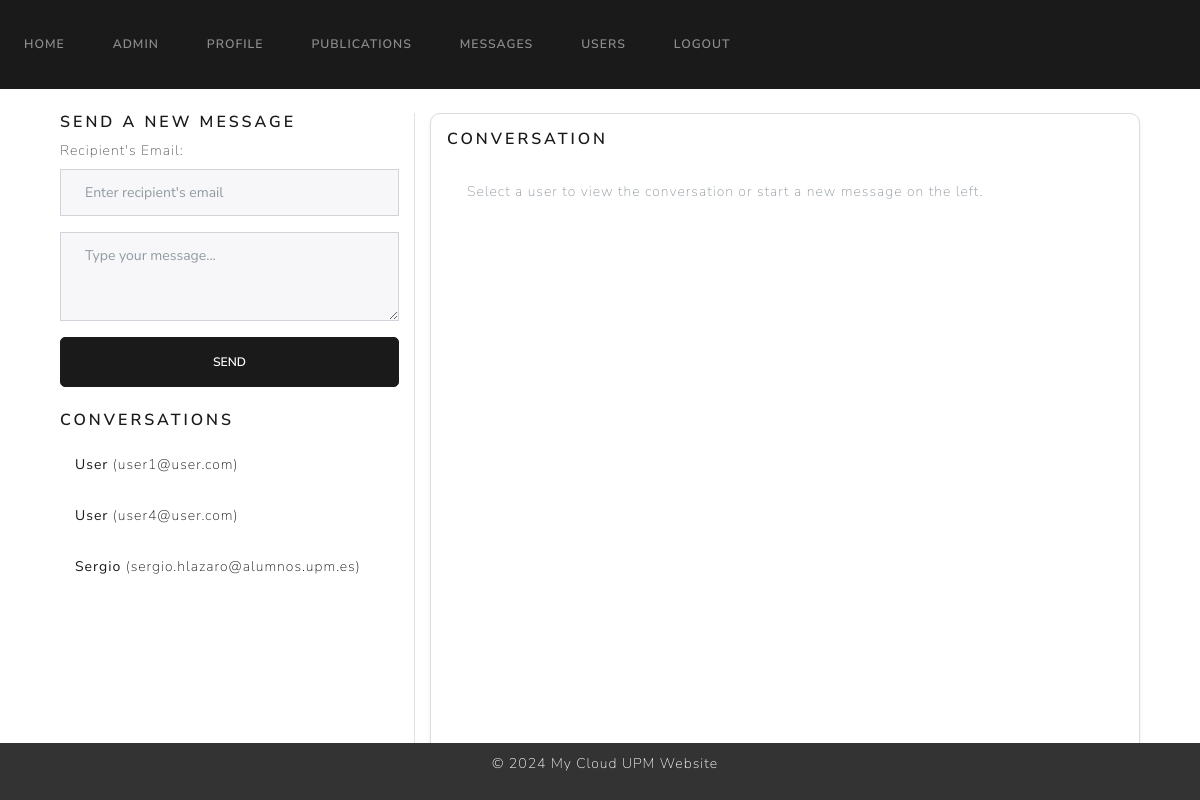
/messages (signed in), run on an earlier commit of the app's database.
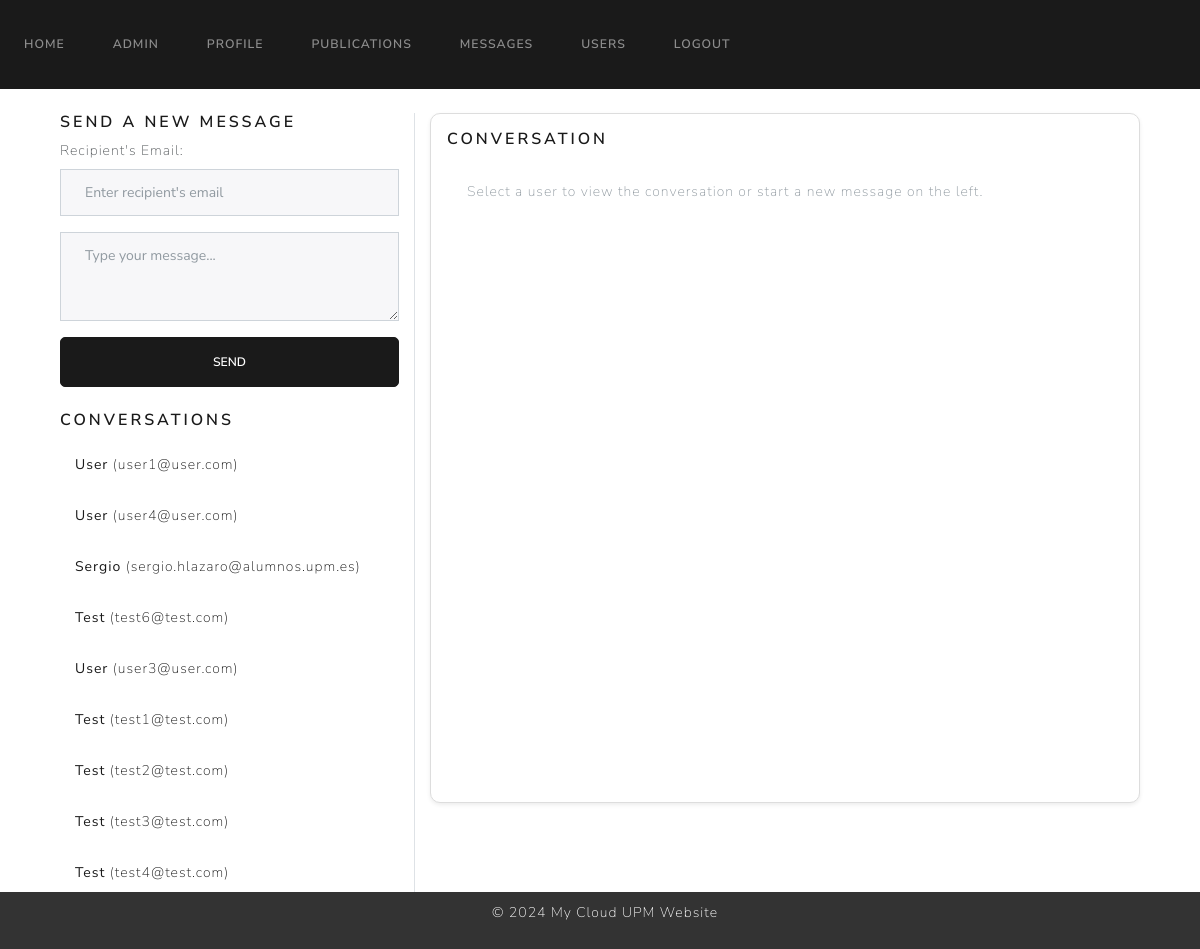
And on a later commit of the database.
### website/models.py (models this page shows)
class User(UserMixin, db.Model):
    id = db.Column(db.Integer, primary_key=True)
    name = db.Column(db.String(100), unique=False, nullable=False)
    surname = db.Column(db.String(100), unique=False, nullable=False)
    email = db.Column(db.String(100), unique=True, nullable=False)
    password = db.Column(db.String(100), nullable=False)
    bio = db.Column(db.Text, default="This is my bio.")  # Bio field
    role = db.Column(db.Integer, nullable=False, default=1)  # 0 para admin, 1 para usuario regular
    is_blocked = db.Column(db.Boolean, nullable=False, default=False)  # Nuevo campo para indicar si el usuario está bloqueado
    profile_pic = db.Column(db.String(150), default='default.jpg')
    twitter = db.Column(db.String(255), nullable=True)    # Twitter URL
    linkedin = db.Column(db.String(255), nullable=True)   # LinkedIn URL
    publications = db.relationship('Publication')
    login_records = db.relationship('LoginRecord')

### website/views.py (the view)
@views.route('/messages', methods=['GET'])
@login_required
def messages():
    users_contacted = db.session.query(User).join(
        Message, (Message.sender_id == User.id) | (Message.receiver_id == User.id)
    ).filter(User.id != current_user.id).distinct().all()
    selected_user_id = request.args.get('user_id', type=int)
    conversation = None
    if selected_user_id:
        conversation = Message.query.filter(
            (Message.sender_id == current_user.id) & (Message.receiver_id == selected_user_id) |
            (Message.receiver_id == current_user.id) & (Message.sender_id == selected_user_id)
        ).order_by(Message.timestamp).all()
    return render_template(
        'messages.html',
        user=current_user,
        users_contacted=users_contacted,
        conversation=conversation,
        selected_user_id=selected_user_id
    )

### website/templates/messages.html (shortened to what this page needs)
{% extends "base.html" %}
{% block content %}
<div class="container mt-4">
    <div class="row">
        <div class="col-md-4 border-end">
            <div class="mb-4">
                <h5 class="text-primary">Send a New Message</h5>
                <form action="{{ url_for('views.send_message') }}" method="POST">
                    <div class="mb-3">
                        <label for="receiver_email" class="form-label">Recipient's Email:</label>
                        <input type="email" name="receiver_email" class="form-control" placeholder="Enter recipient's email" required>
                    </div>
                    <div class="mb-3">
                        <textarea name="content" class="form-control" rows="3" placeholder="Type your message..." required></textarea>
                    </div>
                    <button type="submit" class="btn btn-primary w-100">Send</button>
                </form>
            </div>
            <div>
                <h5 class="text-primary">Conversations</h5>
                <ul class="list-group">
                    {% for user in users_contacted %}
                    <li class="list-group-item">
                        <a href="{{ url_for('views.messages', user_id=user.id) }}" class="text-decoration-none">
                            <strong>{{ user.name }}</strong> ({{ user.email }})
                        </a>
                    </li>
                    {% endfor %}
                </ul>
            </div>
        </div>
        <div class="col-md-8">
            <div class="card shadow-sm p-3">
                <h5 class="card-title text-primary">Conversation</h5>
                <div class="card-body" style="height: 625px; overflow-y: auto;">
                    {% if conversation %}
                    <ul class="list-group">
                        {% for message in conversation %}
                        <li class="list-group-item">
                            <strong class="{% if message.sender_id == current_user.id %}text-success{% else %}text-primary{% endif %}">
                                {% if message.sender_id == current_user.id %}You{% else %}{{ message.sender.name }}{% endif %}:
                            </strong>
                            <span>{{ message.content }}</span>
                            <small class="text-muted d-block">{{ message.timestamp }}</small>
                        </li>
                        {% endfor %}
                    </ul>
                    {% else %}
                    <p class="text-muted">Select a user to view the conversation or start a new message on the left.</p>
                    {% endif %}
                </div>
            </div>
        </div>
    </div>
</div>
{% endblock %}

### website/templates/base.html (shortened to what this page needs)
<!DOCTYPE html>
<html>
    <head>
        <link href="https://cdn.jsdelivr.net/npm/bootstrap@5.3.3/dist/css/bootstrap.min.css" rel="stylesheet">
        <link rel="stylesheet" href="https://cdn.jsdelivr.net/npm/bootswatch@4.5.2/dist/lux/bootstrap.min.css">
    </head>
    <body>
        <nav class="navbar navbar-expand-lg navbar-dark bg-primary">
            <div class="collapse navbar-collapse" id="navbarNav">
                <div class="navbar-nav">
                    {% if user.is_authenticated %}
                    <a class="nav-item nav-link" id="home" href="/home">Home</a>
                    {% if user.role == 0 %}
                    <a class="nav-item nav-link" id="admin" href="/admin">Admin</a>
                    {% endif %}
                    <a class="nav-item nav-link" id="profile" href="/profile">Profile</a>
                    <a class="nav-item nav-link" id="publications" href="/publications">Publications</a>
                    <a class="nav-item nav-link" id="messages" href="/messages">Messages</a>
                    <a class="nav-item nav-link" id="userlist" href="/userlist">Users</a>
                    <a class="nav-item nav-link" id="profile" href="/logout">Logout</a>
                    {% endif %}
                </div>
            </div>
        </nav>
        <div class="container" style="flex: 1;">
            {% block content %}
            {% endblock %}
        </div>
        <footer style="background-color: #333;
                        color: #fff;
                        text-align: center;
                        padding: 10px;
                        position: fixed;
                        bottom: 0;
                        width: 100%;">
            <p style="margin-left: 10px;">&copy; 2024 My Cloud UPM Website</p>
        </footer>
    </body>
</html>

### website/templates/messages.html (style rules this page uses)
.card { border-radius: 10px; border: 1px solid #ddd; }
.list-group-item { border: none; padding: 15px; }
.btn { border-radius: 5px; }
.text-primary { font-weight: 600; }

What changed in the data, as far as the page shows it:
added User: name "Test", email "test6@test.com"
now on this page (row unchanged): User: name "User", email "user3@user.com"
added User: name "Test", email "test1@test.com"
added User: name "Test", email "test2@test.com"
added User: name "Test", email "test3@test.com"
added User: name "Test", email "test4@test.com"
